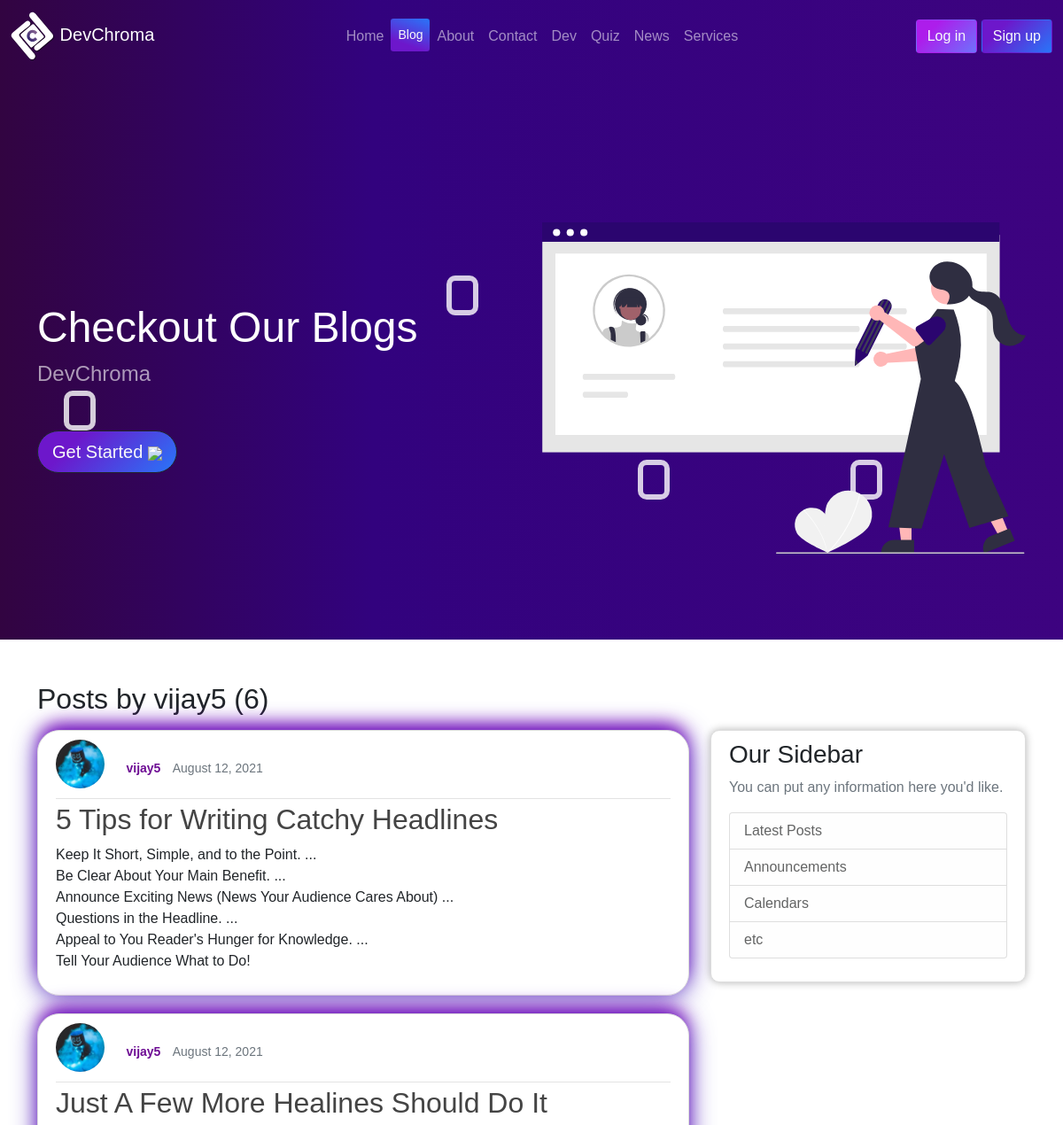
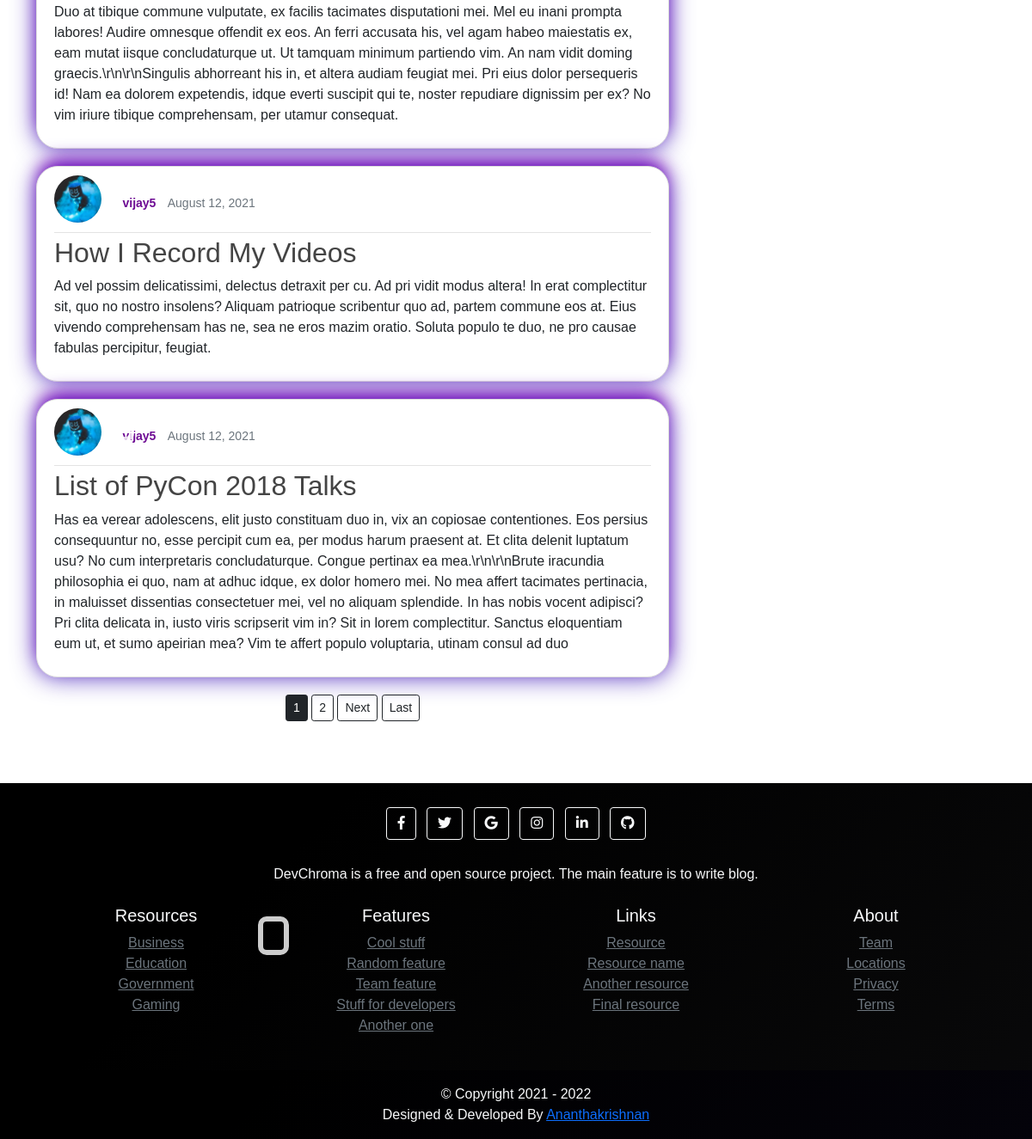
Screenshot of /blog/user/vijay5 with the database file from the repository (2 pictures, top to bottom).
### blog/models.py (models this page shows, shortened)
class Post(models.Model):
    title = models.CharField(max_length=100)
    content = models.TextField()
    date_posted = models.DateTimeField(default=timezone.now)
    author = models.ForeignKey(User , on_delete=models.CASCADE)

### app/models.py (models this page shows, shortened)
class Profile(models.Model):
    user = models.OneToOneField(User, on_delete=models.CASCADE)
    image = models.ImageField(default='default.jpg' , upload_to='profile_pics')

### blog/views.py (the view)
# urls.py: path('user/<str:username>', UserPostListView.as_view(), name='user-posts'),
class UserPostListView(ListView):
    model = Post
    template_name = 'blog/user_posts.html' # <app>/<model>_<viewtype>.html
    context_object_name = 'posts'
    paginate_by = 4
    def get_queryset(self):
        user = get_object_or_404(User, username=self.kwargs.get('username'))
        return Post.objects.filter(author=user).order_by('-date_posted')

### templates/blog/user_posts.html (shortened to what this page needs)
{% extends 'base.html' %}
{% load static %}
{% block blog %}
active   text-light  btn-sm "  style="background-color: #2876f9;
          background-image: linear-gradient(200deg, #2876f9 0%, #6d17cb 74%);"
{% endblock blog %}
{% block intro %}
Checkout Our Blogs
{% endblock intro %}
{% block href %}
href="/about"
{% endblock href %}
{% block intro-image %}
<img src="{% static 'images/wall.svg' %}"  class="img-fluid animated" alt="hero-img1">
{% endblock intro-image %}
{% block body %}
<br><br>
<main role="main" class="container">
<h2 class="mb-3 ">Posts by {{ view.kwargs.username }} ({{ page_obj.paginator.count }})</h2>
  <div class="row">
    <div class="col-md-8">
      {% for post in posts %}
       <article class="media content-section1">
                <div class="media-body">
                  <div class="article-metadata">
                   <img class="rounded-circle article-img" src="{{ post.author.profile.image.url }}">
                    <a class="text1" href="{% url 'user-posts' post.author.username %}">{{ post.author }}</a> &nbsp;
                    <small class="text-muted">{{ post.date_posted|date:"F d, Y" }}</small>
                  </div>
                  <h2><a class="article-title" href=" {% url 'post-detail' post.id %} ">{{ post.title }}</a></h2>
                  <p class="article-content">{{ post.content }}</p>
                </div>
        </article>
      {% endfor %}
      <center>
       {% if is_paginated %}
      {% for num in page_obj.paginator.page_range %}
        {% if page_obj.number == num %}
          <a class="btn btn-dark mb-4 btn-sm" href="?page={{ num }}">{{ num }}</a>
        {% elif num > page_obj.number|add:'-3' and num < page_obj.number|add:'3' %}
          <a class="btn btn-outline-dark mb-4 btn-sm" href="?page={{ num }}">{{ num }}</a>
        {% endif %}
      {% endfor %}
      {% if page_obj.has_next %}
        <a class="btn btn-outline-dark mb-4 btn-sm" href="?page={{ page_obj.next_page_number }}">Next</a>
        <a class="btn btn-outline-dark mb-4 btn-sm" href="?page={{ page_obj.paginator.num_pages }}">Last</a>
      {% endif %}
    {% endif %}
    </center>
    </div>
    <div class="col-md-4">
      <div class="content-section">
        <h3>Our Sidebar</h3>
        <p class='text-muted'>You can put any information here you'd like.
          <ul class="list-group">
            <li class="list-group-item list-group-item-light">Latest Posts</li>
            <li class="list-group-item list-group-item-light">Announcements</li>
            <li class="list-group-item list-group-item-light">Calendars</li>
            <li class="list-group-item list-group-item-light">etc</li>
          </ul>
        </p>
      </div>
    </div>
  </div>
</main>
  <br><br>
{% endblock body %}

### static/assets/css/style.css (style rules this page uses)
.content-section { background: #ffffff; padding: 10px 20px; border: 1px solid #dddddd; border-radius: 3px; margin-bottom: 20px; border-radius: 10px; box-shadow: 0px 0px 10px rgba(0, 0, 0,0.2); }
.content-section1 { background: #ffffff; padding: 10px 20px; border: 1px solid #dddddd; border-radius: 3px; margin-bottom: 20px; border-radius: 10px; box-shadow: 0px 0px 28px rgba(120, 19, 187, 0.8), 0 -10px 20px -5px #9725f5; }
.article-title { color: #444444; text-decoration: none; }
.article-content { white-space: pre-line; }
.article-img { height: 65px; width: 65px; margin-right: 16px; }
.article-metadata { padding-bottom: 1px; margin-bottom: 4px; border-bottom: 1px solid #e3e3e3; text-decoration: none; }
.article-metadata .text1 { color: rgb(110, 13, 148); text-decoration: none; font-size: 13px; font-weight: bold; }

### rows the page displays
Post: author.profile.image (picture), author "vijay5", date_posted "August 12, 2021", title "5 Tips for Writing Catchy Headlines", content "Keep It Short, Simple, and to the Point. ... Be Clear About Your Main Benefit. ... Announce Exciting News (News Your Audience Cares About) ... Questions in the Headline. ... Appeal to You Reader's Hunger for Knowledge. ... Tell Your Audience What to Do!"
Post: author.profile.image (picture), author "vijay5", date_posted "August 12, 2021", title "Just A Few More Healines Should Do It", content "Duo at tibique commune vulputate, ex facilis tacimates disputationi mei. Mel eu inani prompta labores! Audire omnesque offendit ex eos. An ferri accusata his, vel agam habeo maiestatis ex, eam mutat iisque concludaturque ut. Ut tamquam minimum partiendo vim. An nam vidit doming graecis.\\r\\n\\r\\nSingulis abhorreant his in, et altera audiam feugiat mei. Pri eius dolor persequeris id! Nam ea dolorem expetendis, idque everti suscipit qui te, noster repudiare dignissim per ex? No vim iriure tibique comprehensam, per utamur consequat."
Post: author.profile.image (picture), author "vijay5", date_posted "August 12, 2021", title "How I Record My Videos", content "Ad vel possim delicatissimi, delectus detraxit per cu. Ad pri vidit modus altera! In erat complectitur sit, quo no nostro insolens? Aliquam patrioque scribentur quo ad, partem commune eos at. Eius vivendo comprehensam has ne, sea ne eros mazim oratio. Soluta populo te duo, ne pro causae fabulas percipitur, feugiat."
Post: author.profile.image (picture), author "vijay5", date_posted "August 12, 2021", title "List of PyCon 2018 Talks", content "Has ea verear adolescens, elit justo constituam duo in, vix an copiosae contentiones. Eos persius consequuntur no, esse percipit cum ea, per modus harum praesent at. Et clita delenit luptatum usu? No cum interpretaris concludaturque. Congue pertinax ea mea.\\r\\n\\r\\nBrute iracundia philosophia ei quo, nam at adhuc idque, ex dolor homero mei. No mea affert tacimates pertinacia, in maluisset dissentias consectetuer mei, vel no aliquam splendide. In has nobis vocent adipisci? Pri clita delicata in, iusto viris scripserit vim in? Sit in lorem complectitur. Sanctus eloquentiam eum ut, et sumo apeirian mea? Vim te affert populo voluptaria, utinam consul ad duo"

### other values shown
{{ view.kwargs.username }} "vijay5"
{{ page_obj.paginator.count }} "6"
{{ num }} "1"
{{ num }} "2"
